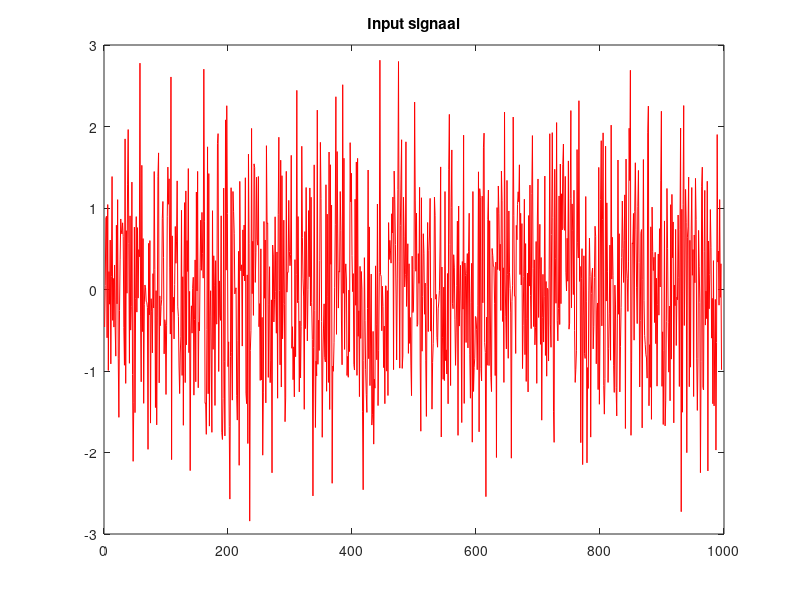

Recreate this plot in MATLAB. (Note: this script raises an error after producing the figure.)
clear variables
close all

%%%%%%%%%%%%%%%%%%%%%%%%%%%%%%%%%%%%%%%%%%%%%%%%%%%
% Initialisatie van het probleem. (bepaal input u).
%%%%%%%%%%%%%%%%%%%%%%%%%%%%%%%%%%%%%%%%%%%%%%%%%%%
F = 20;         % Frequentie
Fs = 1000;      % Sample frequentie
T = 1/Fs;       % Sample periode
L = 1000;       % Lengte van signaal
t = (0:L-1)*T;  % Tijdsvector


% White noise
u = randn(1000,1);

% Zero input signal
% u = zeros(1000,1);


% Colored noise
% sigma_u = 0.5;
% u = randn(1000,1);
% u = sigma_u*u;
% [b_butter, a_butter] = butter(4,0.2,'high');
% u = filter(b_butter,a_butter,u);

% Sinus wave
% u = sin(2*pi*F*t');

% Step function
% u = ones(1000,1);
%u(1) = 0;

% Impulse function
% u = zeros(1000,1);
% u(1) = 1;



index = u<=3;
u = u(index);
index = u>=-3;
u = u(index);

% Plot input signal
figure();
plot(u,'r');
title('Input signaal');
hold off

%%%%%%%%%%%%%%%%%%%%%%%%%%%%%%%%%%%%%%%%%%%%%%%%%%%
% Experiment + output (y);
%%%%%%%%%%%%%%%%%%%%%%%%%%%%%%%%%%%%%%%%%%%%%%%%%%%
y = exercise2(u);
%poly = spline(u,y);

% figure()
plot(y,'r');
title('Output signaal');
%%%%%%%%%%%%%%%%%%%%%%%%%%%%%%%%%%%%%%%%%%%%%%%%%%%
% Preprocessing
%%%%%%%%%%%%%%%%%%%%%%%%%%%%%%%%%%%%%%%%%%%%%%%%%%%
% Preprocessing stap 1: Verwijderen pieken).
y1 = pkshave(y, [25,35], 1);

% Preprocessing stap 3: Laagdoorlaat filter om hoogfrequente ruis
% te elimineren.
b = ones(1,2)/2;
y2 = filtfilt(b,1,y1);

% Preprocessing stap 2: Verwijderen van trends.
y = detrend(y2);

% Bekijk de kwaliteit in mate van standaarddeviatie
arx_std = std(y)/std(u);

figure()
plot(y1,'b');
hold on
plot(y,'r');
legend('pkshave','detrend');
title('Output signaal, gedetrend en pkshaved');


%%%%%%%%%%%%%%%%%%%%%%%%%%%%%%%%%%%%%%%%%%%%%%%%%%%
% Identificeren van model
%%%%%%%%%%%%%%%%%%%%%%%%%%%%%%%%%%%%%%%%%%%%%%%%%%%
% FFT 
Y = fft(y);
P2 = abs(Y/L);
P1 = P2(1:L/2+1);
P1(2:end-1) = 2*P1(2:end-1);
f = Fs*(0:(L/2))/L;

% Plot figure
figure
plot(f,P1)
title('Single-Sided Amplitude Spectrum of X(t)')
xlabel('f (Hz)')
ylabel('|P1(f)|')
xlim([0 100]);
hold off

% Verschillende modellen
sysarx = arx_model(u,y);
sysarmax = armax_model(u,y);
sysoe = oe_model(u,y);
sysbj = bj_model(u,y);

% Kijk na hoe correct deze modellen gefit worden d.m.v. het fit rapport;

arx_fit = sysarx.Report.Fit.FitPercent;
armax_fit = sysarmax.Report.Fit.FitPercent;
oe_fit = sysoe.Report.Fit.FitPercent;
bj_fit = sysbj.Report.Fit.FitPercent;

% Plot de verschillende opties
figure()
bar(1,arx_fit )
hold on
bar(2,armax_fit)
hold on
bar(3,oe_fit)
hold on
bar(4,bj_fit)
title('Verschillende fit opties');
ylabel('Procentuele fitting');
legend('arx', 'armax', 'oe', 'bj');
ylim([0 100]);

%%%%%%%%%%%%%%%%%%%%%%%%%%%%%%%%%%%%%%%%%%%%%%%%%%%
% Valideren van model
%%%%%%%%%%%%%%%%%%%%%%%%%%%%%%%%%%%%%%%%%%%%%%%%%%%

% Simulatie doormiddel van het model
[~,arx_fit_sim,~] = compare([y u],sysarx);
[~,armax_fit_sim,~] = compare([y u],sysarmax);
[~,oe_fit_sim,~] = compare([y u],sysoe);
[~,bj_fit_sim,~] = compare([y u],sysbj);

% Prediction doormiddel van het model
[~,arx_fit_pre,~] = compare([y u],sysarx,1);
[~,armax_fit_pre,~] = compare([y u],sysarmax,1);
[~,oe_fit_pre,~] = compare([y u],sysoe,1);
[~,bj_fit_pre,~] = compare([y u],sysbj,1);

% Residual analyses
[E_arx, R_arx] = resid([y u], sysarx);
[E_armax, R_armax] = resid([y u], sysarmax);
[E_oe, R_oe] = resid([y u], sysoe);
[E_bj, R_bj] = resid([y u], sysbj);
save real_problem;
